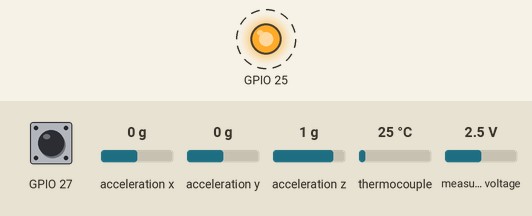
A program run on a simulated ESP32. Shown: output pins drawn as LEDs (lit = HIGH). Wiring (inferred from the names in the program): ADS1115 converter at I2C address 0x49; MPU-6050 motion sensor at I2C address 0x68. Dashed ring = blinking. The inputs (shaded band) are chosen by the test bench; at power-on: GPIO 27 HIGH, acceleration x 0 g, acceleration y 0 g, acceleration z 1 g, thermocouple 25 °C, measured voltage 2.5 V. What the program prints to the serial monitor is not drawn.

Above: at 0.2 s.
Timing chart, 0 to 3.0 s (numbered marks = the images above):
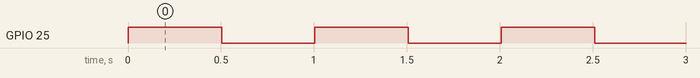

The program:

main.cpp
```cpp
// Minimal Verus-style Arduino sketch for the dryflash compatibility check: Wire (MPU-6050,
// ADS1115), SPI through Adafruit_MAX31855's hardware-SPI constructor, digitalRead/digitalWrite.
#include <Arduino.h>
#include <SPI.h>
#include <Wire.h>
#include <Adafruit_MAX31855.h>

#define TC_CS 5
#define ADS_ADDR 0x49
Adafruit_MAX31855 tc(TC_CS);  // hardware SPI (VSPI: SCK 18, MISO 19)

static uint8_t rd8(uint8_t addr, uint8_t reg) {
  Wire.beginTransmission(addr); Wire.write(reg); Wire.endTransmission(false);
  Wire.requestFrom(addr, (uint8_t)1);
  return Wire.read();
}
static int16_t rd16(uint8_t addr, uint8_t reg) {
  Wire.beginTransmission(addr); Wire.write(reg); Wire.endTransmission(false);
  Wire.requestFrom(addr, (uint8_t)2);
  int16_t v = Wire.read() << 8; v |= Wire.read();
  return v;
}
static void wr(uint8_t addr, uint8_t reg, const uint8_t *b, int n) {
  Wire.beginTransmission(addr); Wire.write(reg); Wire.write(b, n); Wire.endTransmission();
}

void setup() {
  Serial.begin(115200);
  pinMode(25, OUTPUT);
  pinMode(27, INPUT_PULLUP);
  Wire.begin(21, 22);
  Serial.printf("ARD who_am_i=0x%02x\n", rd8(0x68, 0x75));
  uint8_t wake = 0x01; wr(0x68, 0x6B, &wake, 1);
  uint8_t cfg[2] = {0x44, 0xE3}; wr(ADS_ADDR, 0x01, cfg, 2);
  Serial.printf("ARD max31855 begin=%d\n", tc.begin());
}

void loop() {
  static int led = 0;
  led = !led;
  digitalWrite(25, led);
  float ax = rd16(0x68, 0x3B) / 16384.0;
  float ain0 = rd16(ADS_ADDR, 0x00) * 2.048 / 32768.0;
  double c = tc.readCelsius();
  uint8_t err = tc.readError();
  Serial.printf("ARD ax=%.4f ain0=%.4f tc=%.2f err=%u btn=%d\n", ax, ain0, c, err, digitalRead(27));
  delay(500);
}
```

Measured:
- by itself, GPIO 25: alternates HIGH for 0.50 s and LOW for 0.50 s
